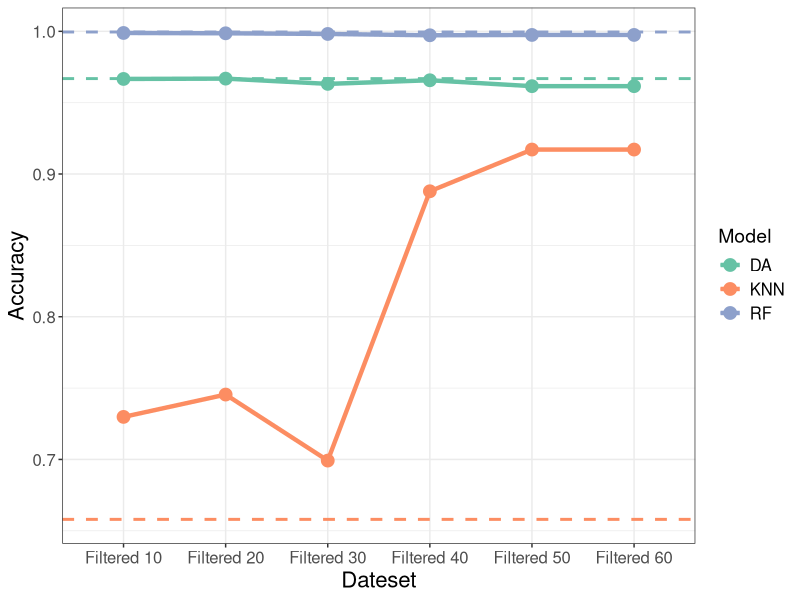

This figure's R source:
library(ggplot2)
library(tidyr)

# Load Baseline Result
Task0_Result <- read.csv("./SEM1/Project2/Experiment_Result/Baseline_Result.csv", header = TRUE, sep = ",", stringsAsFactors = FALSE)

Task4_10_Result <- read.csv("./SEM1/Project2/Experiment_Result/Task4_10_Result.csv", header = TRUE, sep = ",", stringsAsFactors = FALSE)

Task4_20_Result <- read.csv("./SEM1/Project2/Experiment_Result/Task4_20_Result.csv", header = TRUE, sep = ",", stringsAsFactors = FALSE)

Task4_30_Result <- read.csv("./SEM1/Project2/Experiment_Result/Task4_30_Result.csv", header = TRUE, sep = ",", stringsAsFactors = FALSE)

Task4_40_Result <- read.csv("./SEM1/Project2/Experiment_Result/Task4_40_Result.csv", header = TRUE, sep = ",", stringsAsFactors = FALSE)

Task4_50_Result <- read.csv("./SEM1/Project2/Experiment_Result/Task4_50_Result.csv", header = TRUE, sep = ",", stringsAsFactors = FALSE)

Task4_60_Result <- read.csv("./SEM1/Project2/Experiment_Result/Task4_60_Result.csv", header = TRUE, sep = ",", stringsAsFactors = FALSE)

Final_Result <- rbind(Task0_Result, Task4_10_Result, Task4_20_Result, Task4_30_Result, Task4_40_Result, Task4_50_Result, Task4_60_Result)

colnames(Final_Result) <- c("Dataset", "DA", "KNN", "RF")

Result_long <- pivot_longer(Final_Result, 
                            cols = colnames(Final_Result)[-1], 
                            names_to = "Model", 
                            values_to = "Accuracy") 

Baseline_long <- Result_long[1:3, ]
Result_long <- Result_long[-c(1, 2, 3), ]

fig <- ggplot(Result_long, aes(x = Dataset, y = Accuracy, color = Model, group = Model)) +
  geom_line(linewidth = 1.5) +                # Plot the lines connecting the points for each model
  geom_point(size = 4) +               # Add points to show the accuracy values
  labs(x = "Dateset",  # X-axis label
       y = "Accuracy") +  # Y-axis label
  scale_color_brewer(palette = "Set2") + 
  geom_hline(data = Baseline_long, 
             aes(yintercept = Accuracy, color = Model), 
             linetype = "dashed", 
             linewidth = 1) +   # Add horizontal dashed lines for Baseline
  theme_bw() + 
  theme(
    text = element_text(size = 14),  # Set global font size
    axis.title = element_text(size = 16),  # Adjust axis title font size
    axis.text = element_text(size = 12),  # Adjust axis tick labels font size
    legend.title = element_text(size = 14),  # Adjust legend title font size
    legend.text = element_text(size = 12),  # Adjust legend text font size
    plot.title = element_text(size = 18)  # Adjust plot title font size
  )

ggsave("./SEM1/Project2/Figures/Task4 Acc Lineplot.pdf", width = 8, height = 6)
